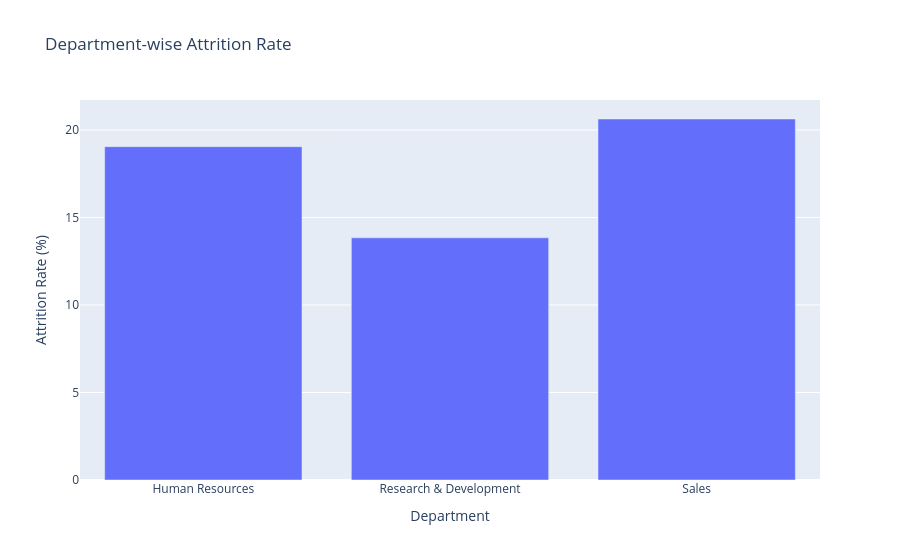

Notebook cell for this chart:
### Code cell
fig = px.bar(
    x=department_attrition.index,
    y=department_attrition['Yes'],
    title='Department-wise Attrition Rate',
    labels={
        'x': 'Department',
        'y': 'Attrition Rate (%)'
    }
)

fig.show()

### Figure 1 — Plotly figure (JSON) as saved in the notebook; plotly's stock layout.template omitted (floating-point values rounded to 4 significant figures)
{"data": [{"hovertemplate": "Department=%{x}<br>Attrition Rate (%)=%{y}<extra></extra>", "legendgroup": "", "marker": {"color": "#636efa", "pattern": {"shape": ""}}, "name": "", "orientation": "v", "showlegend": false, "textposition": "auto", "type": "bar", "x": ["Human Resources", "Research & Development", "Sales"], "xaxis": "x", "y": [19.05, 13.84, 20.63], "yaxis": "y"}], "layout": {"barmode": "relative", "legend": {"tracegroupgap": 0}, "title": {"text": "Department-wise Attrition Rate"}, "xaxis": {"anchor": "y", "domain": [0, 1], "title": {"text": "Department"}}, "yaxis": {"anchor": "x", "domain": [0, 1], "title": {"text": "Attrition Rate (%)"}}}}
